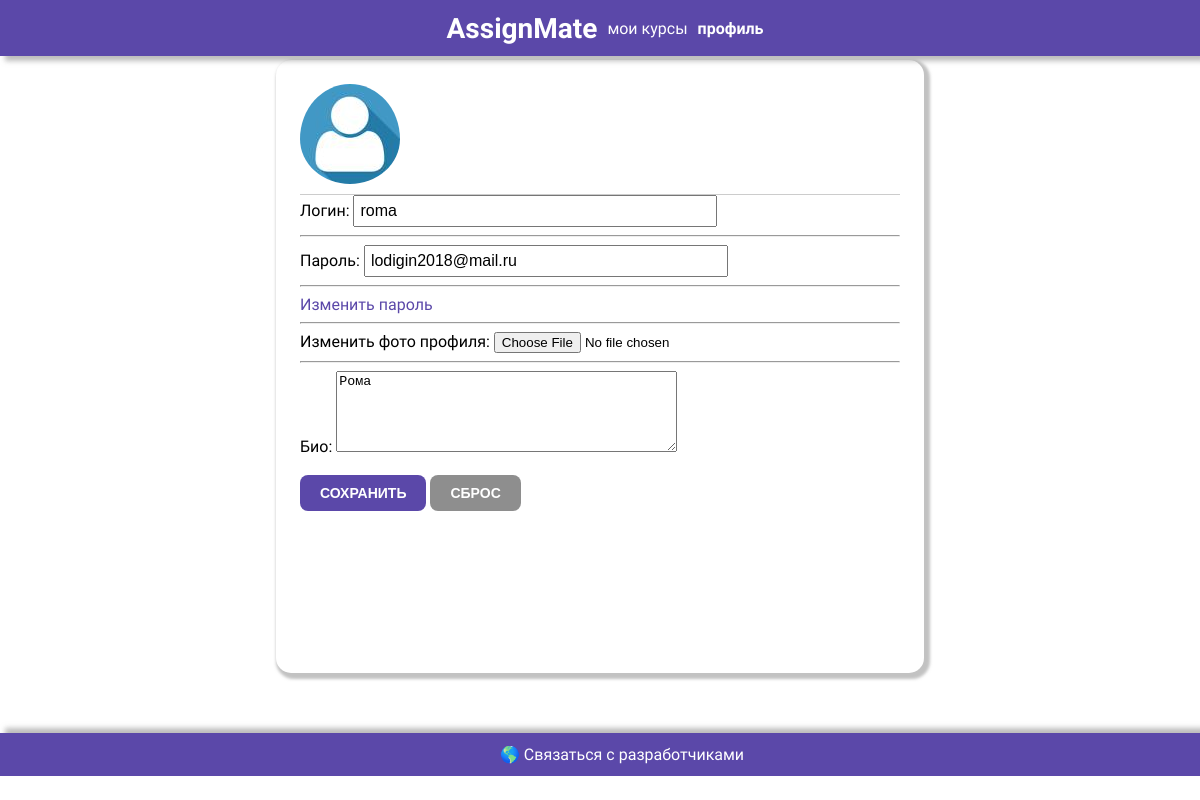
Page /accounts/profile/edit/ (signed in) on the earlier database version.
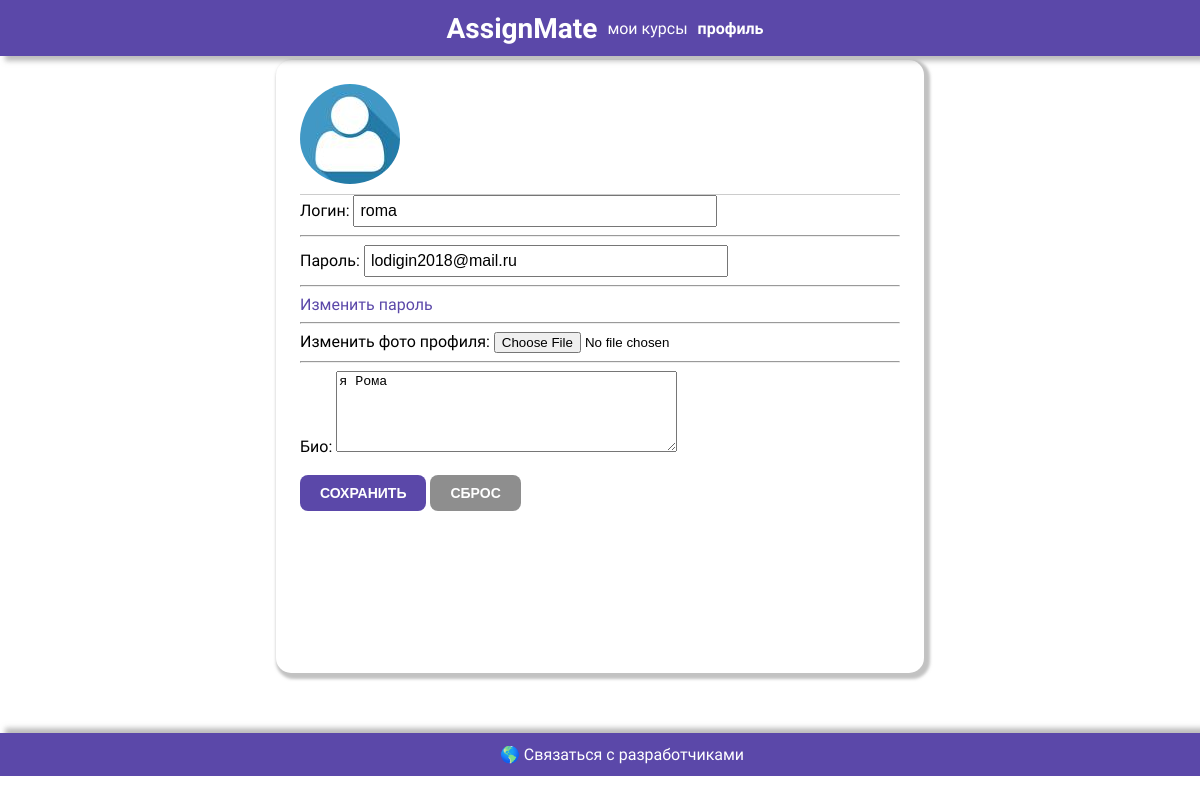
Same page on the later database version.
### accounts/models.py (models this page shows, shortened)
class Profile(models.Model):
    ROLE_CHOICES = [
        ('student', 'Student'),
        ('teacher', 'Teacher')
    ]
    user = models.OneToOneField(User, on_delete=models.CASCADE)
    avatar = models.ImageField(default='default.jpg', upload_to='profile_images')
    bio = models.TextField()
    role = models.CharField(max_length=10, choices=ROLE_CHOICES, default='student')

### accounts/views.py (the view)
# urls.py: path('profile/edit/', edit_profile, name='edit-profile'),  # URL for editing profile
@login_required
def edit_profile(request):
    if request.method == 'POST':
        user_form = UpdateUserForm(request.POST, instance=request.user)
        profile_form = UpdateProfileForm(request.POST, request.FILES, instance=request.user.profile)
        if user_form.is_valid() and profile_form.is_valid():
            user_form.save()
            profile_form.save()
            messages.success(request, 'Your profile is updated successfully')
            return redirect(to='view-profile')
    else:
        user_form = UpdateUserForm(instance=request.user)
        profile_form = UpdateProfileForm(instance=request.user.profile)
    return render(request, 'registration/edit_profile.html',
                  {'user_form': user_form, 'profile_form': profile_form})

### accounts/forms.py
class UpdateUserForm(forms.ModelForm):
    username = forms.CharField(max_length=100,
                               required=True,
                               widget=forms.TextInput())
    email = forms.EmailField(required=True,
                             widget=forms.TextInput())
    class Meta:
        model = User
        fields = ['username', 'email']

class UpdateProfileForm(forms.ModelForm):
    avatar = forms.ImageField(widget=forms.FileInput())
    bio = forms.CharField(widget=forms.Textarea(attrs={'rows': 5}))
    class Meta:
        model = Profile
        fields = ['avatar', 'bio']

### templates/registration/edit_profile.html (shortened to what this page needs)
{% extends 'assign/base.html' %}
{% block content %}
  <div class="profile_header">
    <img type="pfp" src="{{ user.profile.avatar.url }}" />
  </div>
  <div class="form-content">
    <form method="post" enctype="multipart/form-data">
      <div>
        <div>
          <div>
            <label>Логин:</label>
            {{ user_form.username }}
            <hr />
            <label>Пароль:</label>
            {{ user_form.email }}
          </div>
          <hr />
          <div>
            <a href="{% url 'password_change' %}">Изменить пароль</a>
            <hr />
            <label>Изменить фото профиля:</label>
            {{ profile_form.avatar }}
          </div>
          <hr />
          <label>Био:</label> {{ profile_form.bio }}
        </div>
      </div>
      <br />
      <input type="submit" value="Сохранить" />
      <input type="submit" style="background-color: #8e8e8e;" value="Сброс" />
    </form>
  </div>
{% endblock %}

Differences in the rows shown:
changed Profile: bio "Рома" → "я Рома"
